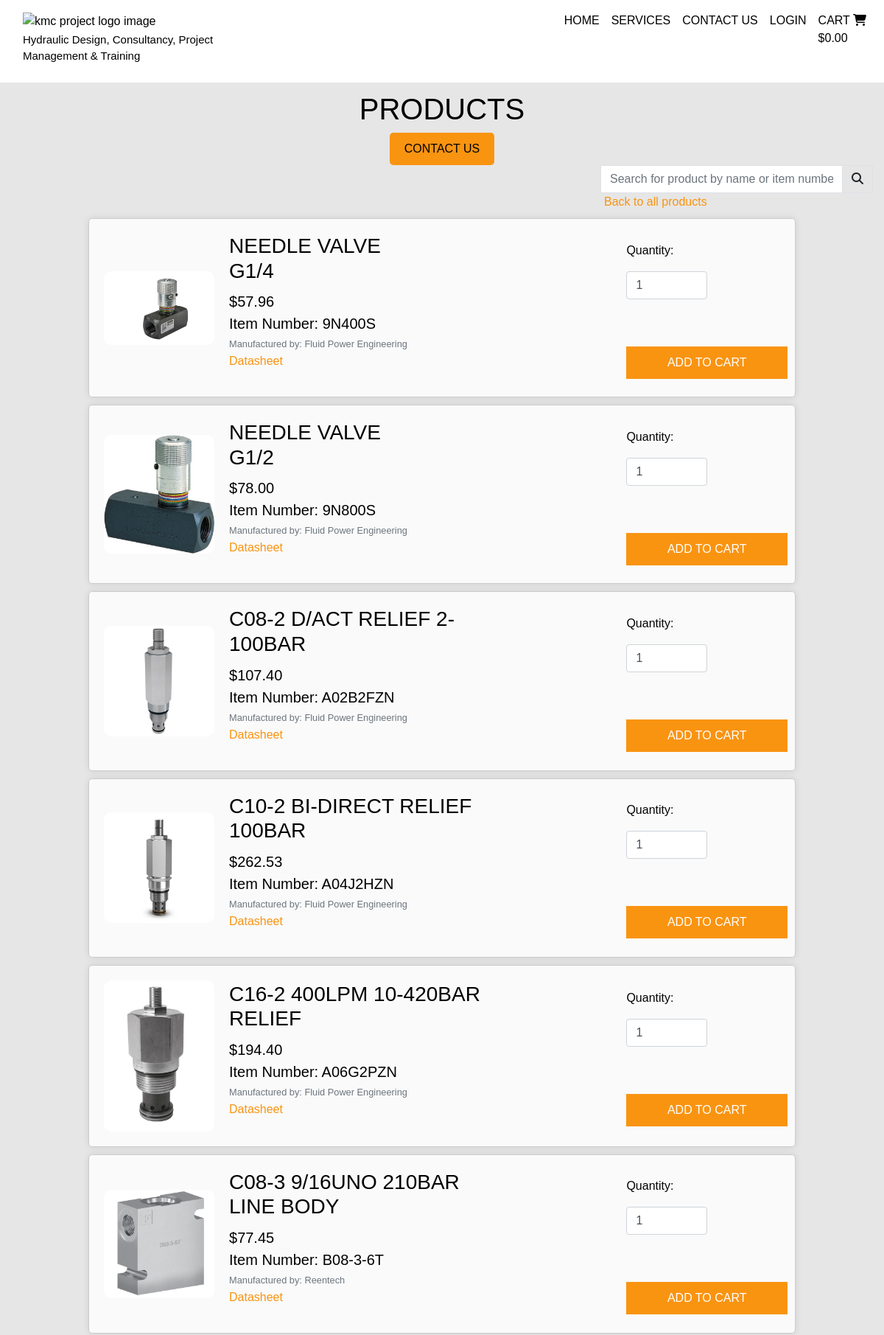
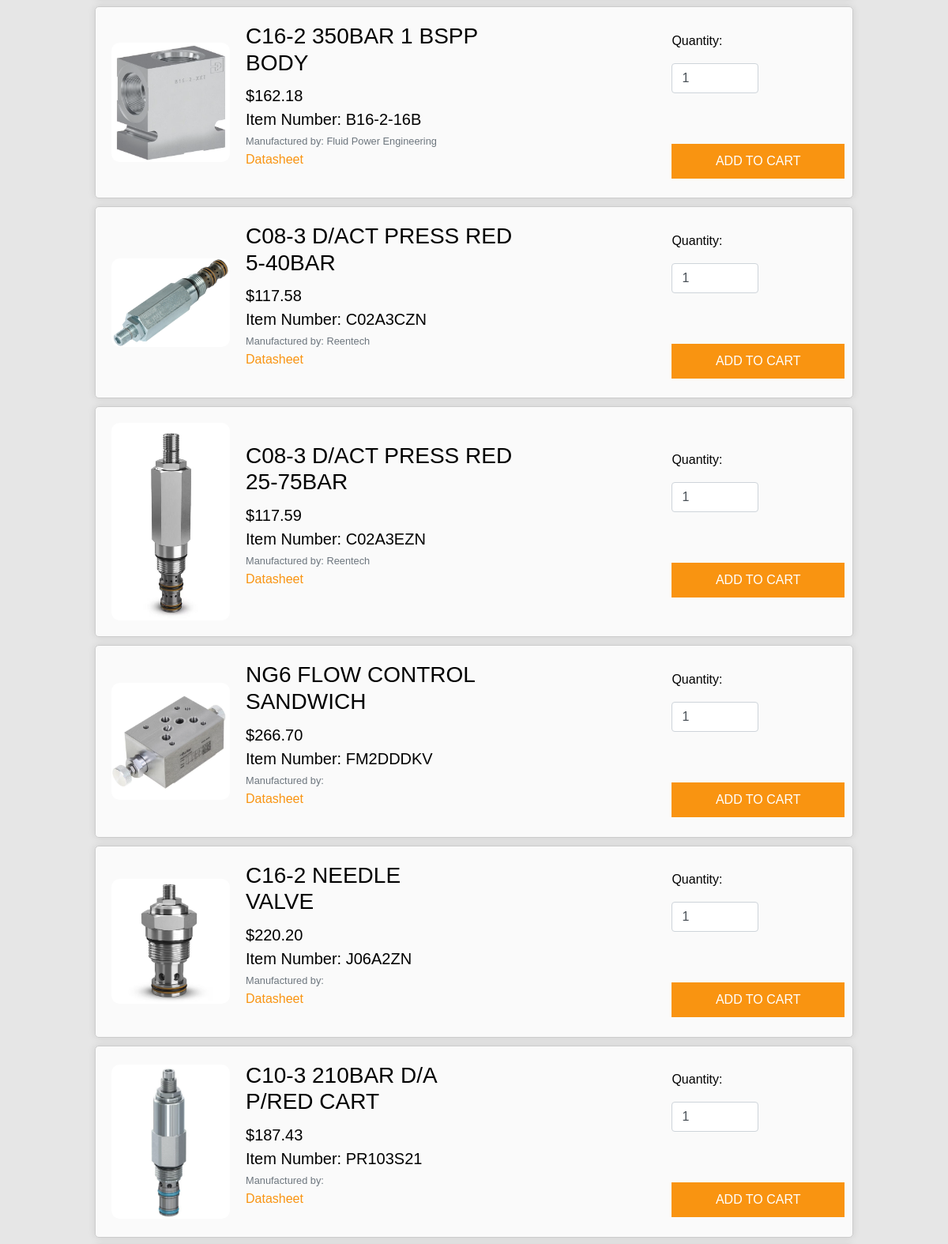
/items/?type=valve (upper part), run on the app's committed database (2 pictures, top to bottom).
### items/models.py (models this page shows, shortened)
class Item(models.Model):
    type = models.ForeignKey('Type', null=True, blank=True, on_delete=models.SET_NULL)  # noqa
    sku = models.CharField(max_length=254, null=True, blank=True)
    name = models.CharField(max_length=254)
    description = models.TextField()
    price = models.DecimalField(max_digits=6, decimal_places=2)
    manufactured_by = models.CharField(max_length=254)
    item_number = models.CharField(max_length=254)
    image_url = models.URLField(max_length=1024, null=True, blank=True)
    image = models.ImageField(null=True, blank=True)
    datasheet = models.URLField(max_length=1024, null=True, blank=True)

### items/views.py (the view, shortened to what this page needs)
# urls.py: path('', views.items, name='items'),
def items(request):
    on_items_page = True
    items = Item.objects.all()
    query = None
    type = None
    if request.GET:
        if 'type' in request.GET:
            type = request.GET['type'].split(',')
            items = items.filter(type__name__in=type)
            type = Type.objects.filter(name__in=type)
    context = {
        'items': items,
        'search_term': query,
        'current_type': type,
        'on_items_page': on_items_page,
    }
    return render(request, 'items/items.html', context)

### cart/context.py (called while the page is built, shortened)
def cart_contents(request):
    cart_items = []
    total = 0
    item_count = 0
    cart = request.session.get('cart', {})
    context = {
        'cart_items': cart_items,
        'total': total,
        'item_count': item_count,
    }
    return context

### items/templates/items/items.html (shortened to what this page needs)
{% extends "base.html" %}
{% load static %}
{% block content %}
<div class="content-wrapper">
    <div>
        <h1 class="site-headings">Products</h1>
        <a href="{% url 'contact' %}" class="contact-button">Contact Us</a>
    </div>
</div>
<div class="container-fluid">
    <div class="row">
        <div class="col-lg-8"></div>
        <div class="col-lg-4 my-auto py-1 py-lg-0 search-items">
            <form method="GET" action="{% url 'items' %}" class="d-flex justify-content-end">
                <div class="input-group">
                    <input class="form-control border border-black rounded-0" type="text" name="q" placeholder="Search for product by name or item number">
                    <div class="input-group-append">
                        <button class="form-control btn btn-black border border-black rounded-0" type="submit">
                            <span class="icon">
                                <i class="fas fa-search"></i>
                            </span>
                        </button>
                    </div>
                </div>
            </form>
            <a class="back-to-items" href="{% url 'items' %}">Back to all products</a>
        </div>
    </div>
</div>
{% for item in items %}
<div class="item-box">
    <div class="item-list">
        {% if item.image %}
        <a href="">
            <img class="card-img-top img-fluid item-img" src="{{ item.image.url }}" alt="{{ item.name }}">
        </a>
        {% else %}
        <a href="">
            <img class="card-img-top img-fluid" src="" alt="{{ item.name }}">
        </a>
        {% endif %}
        <div class="item-details">
            <h3 class="product-name">{{ item.name }}</h3>
            <p class="lead mb-0">${{ item.price }}</p>
            <p class="lead mb-0">Item Number: {{ item.item_number }}</p>
            <small class="text-muted">Manufactured by: {{ item.manufactured_by }}</small>
            <p>
                <a href="{{ item.datasheet }}" target="_blank">Datasheet</a>
            </p>
        </div>
        <div class="add-to-cart-btn">
            <form class="form" action="{% url 'add_to_cart' item.id %}" method="POST">
                <div class="form-row quantity">
                    <div class="col-12">
                        <p class="mt-3"><strong>Quantity:</strong></p>
                        <div class="form-group w-50">
                            <div class="input-group">
                                <input class="form-control qty_input" type="number" name="quantity" value="1" min="1" max="99" data-item_id="{{ item.id }}" id="id_qty_{{ item.id }}">
                            </div>
                        </div>
                    </div>
                    <div class="col-12">
                        {% if item.id in cart %}
                        <input type="submit" class="btn btn-black rounded-0 text-uppercase mt-5" value="Update Cart">
                        {% else %}
                            <input type="submit" class="btn btn-black rounded-0 text-uppercase mt-5" value="Add to Cart">
                        {% endif %}
                    </div>
                </div>
            </form>
        </div>
    </div>
</div>
{% endfor %}
{% endblock %}

### static/css/base.css (style rules this page uses)
body { font-family: 'proxima-nova', sans-serif; font-style: normal; font-weight: 100; color: black; background-color: #e6e6e6; }
h1, h2 { text-transform: uppercase; }
.site-headings { margin-top: 2%; }
a { color: #f99411; }
img.card-img-top.img-fluid { border-radius: 10px; }
.item-box { position: relative; width: 80vw; background-color: rgba(255, 255, 255, 0.8); border: 1px solid #ccc; padding: 20px; border-radius: 5px; box-shadow: 0 0 10px rgba(0, 0, 0, 0.1); display: flex; flex-wrap: wrap; justify-content: space-between; align-items: center; margin: auto; margin-top: 10px; margin-bottom: 10px; }
.content-wrapper { padding-top: 100px; text-align: center; }
.contact-button { display: inline-block; padding: 10px 20px; background-color: #f99411; color: black; text-decoration: none; border-radius: 5px; text-transform: uppercase; }
.item-list { display: flex; align-items: center; }
.item-img { max-width: 150px; height: auto; }
.item-details { margin-left: 20px; flex-basis: calc(60% - 20px); }
.product-name { margin-bottom: 10px; }
.back-to-items { padding: 5px; color: #f99411; }
form { width: 100%; }
input, textarea, select { width: 100%; padding: 8px; margin-bottom: 10px; border: 1px solid #ccc; border-radius: 4px; box-sizing: border-box; }
input[type="submit"] { width: 100%; background-color: #f99411; color: white; border: none; cursor: pointer; border-radius: 4px; padding: 10px; box-sizing: border-box; }
.add-to-cart-btn { position: absolute; right: 0; margin-right: 10px; flex-basis: calc(40% - 20px); }

### data on the page
Item: image (picture), name "NEEDLE VALVE G1/4", price "57.96", item_number "9N400S", manufactured_by "Fluid Power Engineering"
Item: image (picture), name "NEEDLE VALVE G1/2", price "78.00", item_number "9N800S", manufactured_by "Fluid Power Engineering"
Item: image (picture), name "C08-2 D/ACT RELIEF 2-100BAR", price "107.40", item_number "A02B2FZN", manufactured_by "Fluid Power Engineering"
Item: image (picture), name "C10-2 BI-DIRECT RELIEF 100BAR", price "262.53", item_number "A04J2HZN", manufactured_by "Fluid Power Engineering"
Item: image (picture), name "C16-2 400LPM 10-420BAR RELIEF", price "194.40", item_number "A06G2PZN", manufactured_by "Fluid Power Engineering"
Item: image (picture), name "C08-3 9/16UNO 210BAR LINE BODY", price "77.45", item_number "B08-3-6T", manufactured_by "Reentech"
Item: image (picture), name "C16-2 350BAR 1 BSPP BODY", price "162.18", item_number "B16-2-16B", manufactured_by "Fluid Power Engineering"
Item: image (picture), name "C08-3 D/ACT PRESS RED 5-40BAR", price "117.58", item_number "C02A3CZN", manufactured_by "Reentech"
Item: image (picture), name "C08-3 D/ACT PRESS RED 25-75BAR", price "117.59", item_number "C02A3EZN", manufactured_by "Reentech"
Item: image (picture), name "NG6 FLOW CONTROL SANDWICH", price "266.70", item_number "FM2DDDKV"
Item: image (picture), name "C16-2 NEEDLE VALVE", price "220.20", item_number "J06A2ZN"
Item: image (picture), name "C10-3 210BAR D/A P/RED CART", price "187.43", item_number "PR103S21"
